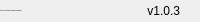
              <widget class="QFrame" name="bottomBar">
               <property name="minimumSize">
                <size>
                 <width>0</width>
                 <height>22</height>
                </size>
               </property>
               <property name="maximumSize">
                <size>
                 <width>16777215</width>
                 <height>22</height>
                </size>
               </property>
               <property name="frameShape">
                <enum>QFrame::NoFrame</enum>
               </property>
               <property name="frameShadow">
                <enum>QFrame::Raised</enum>
               </property>
               <layout class="QHBoxLayout" name="horizontalLayout_5">
                <property name="spacing">
                 <number>0</number>
                </property>
                <property name="leftMargin">
                 <number>0</number>
                </property>
                <property name="topMargin">
                 <number>0</number>
                </property>
                <property name="rightMargin">
                 <number>0</number>
                </property>
                <property name="bottomMargin">
                 <number>0</number>
                </property>
                <item>
                 <widget class="QLabel" name="creditsLabel">
                  <property name="maximumSize">
                   <size>
                    <width>16777215</width>
                    <height>16</height>
                   </size>
                  </property>
                  <property name="font">
                   <font>
                    <family>Segoe UI</family>
                    <pointsize>-1</pointsize>
                    <italic>false</italic>
                    <bold>false</bold>
                   </font>
                  </property>
                  <property name="text">
                   <string>©2023 NIS Autonomous Educational Organisation</string>
                  </property>
                  <property name="alignment">
                   <set>Qt::AlignLeading|Qt::AlignLeft|Qt::AlignVCenter</set>
                  </property>
                 </widget>
                </item>
                <item>
                 <widget class="QLabel" name="version">
                  <property name="text">
                   <string>v1.0.3</string>
                  </property>
                  <property name="alignment">
                   <set>Qt::AlignRight|Qt::AlignTrailing|Qt::AlignVCenter</set>
                  </property>
                 </widget>
                </item>
                <item>
                 <widget class="QFrame" name="frame_size_grip">
                  <property name="minimumSize">
                   <size>
                    <width>20</width>
                    <height>0</height>
                   </size>
                  </property>
                  <property name="maximumSize">
                   <size>
                    <width>20</width>
                    <height>16777215</height>
                   </size>
                  </property>
                  <property name="frameShape">
                   <enum>QFrame::NoFrame</enum>
                  </property>
                  <property name="frameShadow">
                   <enum>QFrame::Raised</enum>
                  </property>
                 </widget>
                </item>
               </layout>
              </widget>
